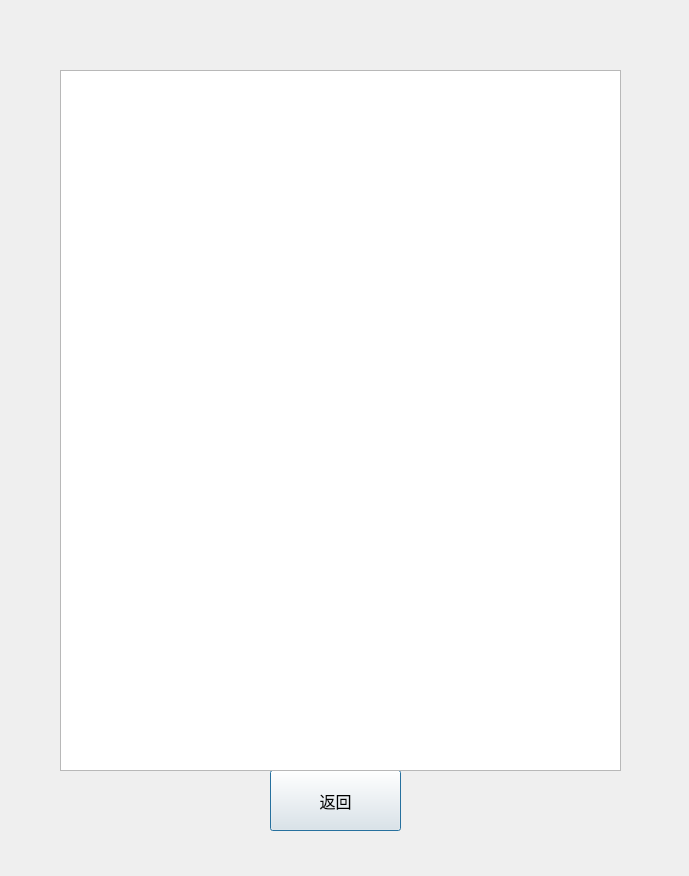
<?xml version="1.0" encoding="UTF-8"?>
<ui version="4.0">
 <class>BackgroundDialog</class>
 <widget class="QDialog" name="BackgroundDialog">
  <property name="geometry">
   <rect>
    <x>0</x>
    <y>0</y>
    <width>689</width>
    <height>876</height>
   </rect>
  </property>
  <property name="windowTitle">
   <string>背景简介</string>
  </property>
  <property name="styleSheet">
   <string notr="true">border-image: url(:/images/background_introduct1.png);</string>
  </property>
  <property name="fixedSize" stdset="0">
   <size>
    <width>600</width>
    <height>400</height>
   </size>
  </property>
  <widget class="QPushButton" name="backBtn">
   <property name="geometry">
    <rect>
     <x>270</x>
     <y>770</y>
     <width>131</width>
     <height>61</height>
    </rect>
   </property>
   <property name="font">
    <font>
     <family>华文隶书</family>
     <pointsize>12</pointsize>
    </font>
   </property>
   <property name="whatsThis">
    <string>&lt;html&gt;&lt;head/&gt;&lt;body&gt;&lt;p align=&quot;center&quot;&gt;&lt;br/&gt;&lt;/p&gt;&lt;/body&gt;&lt;/html&gt;</string>
   </property>
   <property name="styleSheet">
    <string notr="true">border-image: url(:/images/inputname1.png);</string>
   </property>
   <property name="text">
    <string>返回</string>
   </property>
  </widget>
  <widget class="QTextEdit" name="textEdit">
   <property name="geometry">
    <rect>
     <x>60</x>
     <y>70</y>
     <width>561</width>
     <height>701</height>
    </rect>
   </property>
   <property name="styleSheet">
    <string notr="true">border-image: url(:/images/background_introduct2.png);</string>
   </property>
   <property name="html">
    <string>&lt;!DOCTYPE HTML PUBLIC &quot;-//W3C//DTD HTML 4.0//EN&quot; &quot;http://www.w3.org/TR/REC-html40/strict.dtd&quot;&gt;
&lt;html&gt;&lt;head&gt;&lt;meta name=&quot;qrichtext&quot; content=&quot;1&quot; /&gt;&lt;style type=&quot;text/css&quot;&gt;
p, li { white-space: pre-wrap; }
&lt;/style&gt;&lt;/head&gt;&lt;body style=&quot; font-family:'SimSun'; font-size:9pt; font-weight:400; font-style:normal;&quot;&gt;
&lt;p style=&quot;-qt-paragraph-type:empty; margin-top:12px; margin-bottom:12px; margin-left:0px; margin-right:0px; -qt-block-indent:0; text-indent:0px; font-family:'SimSun';&quot;&gt;&lt;br /&gt;&lt;/p&gt;&lt;/body&gt;&lt;/html&gt;</string>
   </property>
  </widget>
 </widget>
 <resources/>
 <connections/>
</ui>
